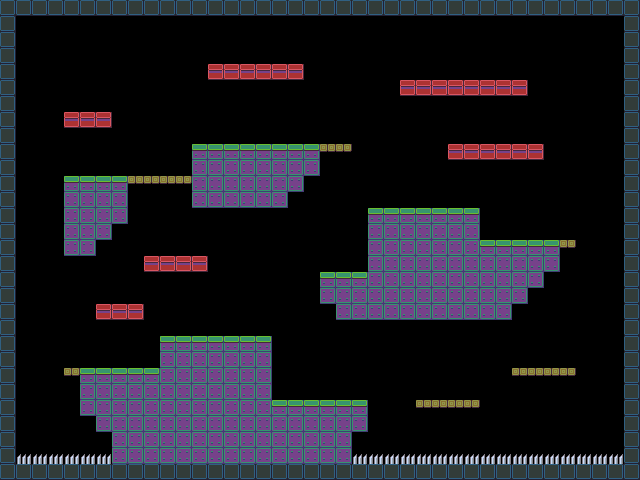

Rendered tile map (Tiled .tmx) drawn with the repository's tilesets; below, a short description and the full map source, tile grids included:
An orthogonal 40x30 tile map with 16x16 px tiles, 1 tile layer (Tile Layer 1).

<map version="1.0" orientation="orthogonal" renderorder="right-down" width="40" height="30" tilewidth="16" tileheight="16" nextobjectid="1">
 <tileset firstgid="1" name="signal" tilewidth="16" tileheight="16">
  <image source="../public/assets/tiles.png" width="256" height="128" />
 </tileset>
 <layer name="Tile Layer 1" width="40" height="30">
  <data encoding="csv">
73,73,73,73,73,73,73,73,73,73,73,73,73,73,73,73,73,73,73,73,73,73,73,73,73,73,73,73,73,73,73,73,73,73,73,73,73,73,73,73,
73,0,0,0,0,0,0,0,0,0,0,0,0,0,0,0,0,0,0,0,0,0,0,0,0,0,0,0,0,0,0,0,0,0,0,0,0,0,0,73,
73,0,0,0,0,0,0,0,0,0,0,0,0,0,0,0,0,0,0,0,0,0,0,0,0,0,0,0,0,0,0,0,0,0,0,0,0,0,0,73,
73,0,0,0,0,0,0,0,0,0,0,0,0,0,0,0,0,0,0,0,0,0,0,0,0,0,0,0,0,0,0,0,0,0,0,0,0,0,0,73,
73,0,0,0,0,0,0,0,0,0,0,0,0,68,68,68,68,68,68,0,0,0,0,0,0,0,0,0,0,0,0,0,0,0,0,0,0,0,0,73,
73,0,0,0,0,0,0,0,0,0,0,0,0,0,0,0,0,0,0,0,0,0,0,0,0,68,68,68,68,68,68,68,68,0,0,0,0,0,0,73,
73,0,0,0,0,0,0,0,0,0,0,0,0,0,0,0,0,0,0,0,0,0,0,0,0,0,0,0,0,0,0,0,0,0,0,0,0,0,0,73,
73,0,0,0,68,68,68,0,0,0,0,0,0,0,0,0,0,0,0,0,0,0,0,0,0,0,0,0,0,0,0,0,0,0,0,0,0,0,0,73,
73,0,0,0,0,0,0,0,0,0,0,0,0,0,0,0,0,0,0,0,0,0,0,0,0,0,0,0,0,0,0,0,0,0,0,0,0,0,0,73,
73,0,0,0,0,0,0,0,0,0,0,0,65,65,65,65,65,65,65,65,102,102,0,0,0,0,0,0,68,68,68,68,68,68,0,0,0,0,0,73,
73,0,0,0,0,0,0,0,0,0,0,0,81,81,81,81,81,81,81,81,0,0,0,0,0,0,0,0,0,0,0,0,0,0,0,0,0,0,0,73,
73,0,0,0,65,65,65,65,102,102,102,102,81,81,81,81,81,81,81,0,0,0,0,0,0,0,0,0,0,0,0,0,0,0,0,0,0,0,0,73,
73,0,0,0,81,81,81,81,0,0,0,0,81,81,81,81,81,81,0,0,0,0,0,0,0,0,0,0,0,0,0,0,0,0,0,0,0,0,0,73,
73,0,0,0,81,81,81,81,0,0,0,0,0,0,0,0,0,0,0,0,0,0,0,65,65,65,65,65,65,65,0,0,0,0,0,0,0,0,0,73,
73,0,0,0,81,81,81,0,0,0,0,0,0,0,0,0,0,0,0,0,0,0,0,81,81,81,81,81,81,81,0,0,0,0,0,0,0,0,0,73,
73,0,0,0,81,81,0,0,0,0,0,0,0,0,0,0,0,0,0,0,0,0,0,81,81,81,81,81,81,81,65,65,65,65,65,102,0,0,0,73,
73,0,0,0,0,0,0,0,0,68,68,68,68,0,0,0,0,0,0,0,0,0,0,81,81,81,81,81,81,81,81,81,81,81,81,0,0,0,0,73,
73,0,0,0,0,0,0,0,0,0,0,0,0,0,0,0,0,0,0,0,65,65,65,81,81,81,81,81,81,81,81,81,81,81,0,0,0,0,0,73,
73,0,0,0,0,0,0,0,0,0,0,0,0,0,0,0,0,0,0,0,81,81,81,81,81,81,81,81,81,81,81,81,81,0,0,0,0,0,0,73,
73,0,0,0,0,0,68,68,68,0,0,0,0,0,0,0,0,0,0,0,0,81,81,81,81,81,81,81,81,81,81,81,0,0,0,0,0,0,0,73,
73,0,0,0,0,0,0,0,0,0,0,0,0,0,0,0,0,0,0,0,0,0,0,0,0,0,0,0,0,0,0,0,0,0,0,0,0,0,0,73,
73,0,0,0,0,0,0,0,0,0,65,65,65,65,65,65,65,0,0,0,0,0,0,0,0,0,0,0,0,0,0,0,0,0,0,0,0,0,0,73,
73,0,0,0,0,0,0,0,0,0,81,81,81,81,81,81,81,0,0,0,0,0,0,0,0,0,0,0,0,0,0,0,0,0,0,0,0,0,0,73,
73,0,0,0,102,65,65,65,65,65,81,81,81,81,81,81,81,0,0,0,0,0,0,0,0,0,0,0,0,0,0,0,102,102,102,102,0,0,0,73,
73,0,0,0,0,81,81,81,81,81,81,81,81,81,81,81,81,0,0,0,0,0,0,0,0,0,0,0,0,0,0,0,0,0,0,0,0,0,0,73,
73,0,0,0,0,81,81,81,81,81,81,81,81,81,81,81,81,65,65,65,65,65,65,0,0,0,102,102,102,102,0,0,0,0,0,0,0,0,0,73,
73,0,0,0,0,0,81,81,81,81,81,81,81,81,81,81,81,81,81,81,81,81,81,0,0,0,0,0,0,0,0,0,0,0,0,0,0,0,0,73,
73,0,0,0,0,0,0,81,81,81,81,81,81,81,81,81,81,81,81,81,81,81,0,0,0,0,0,0,0,0,0,0,0,0,0,0,0,0,0,73,
73,114,114,114,114,114,114,81,81,81,81,81,81,81,81,81,81,81,81,81,81,81,114,114,114,114,114,114,114,114,114,114,114,114,114,114,114,114,114,73,
73,73,73,73,73,73,73,73,73,73,73,73,73,73,73,73,73,73,73,73,73,73,73,73,73,73,73,73,73,73,73,73,73,73,73,73,73,73,73,73
</data>
 </layer>
</map>